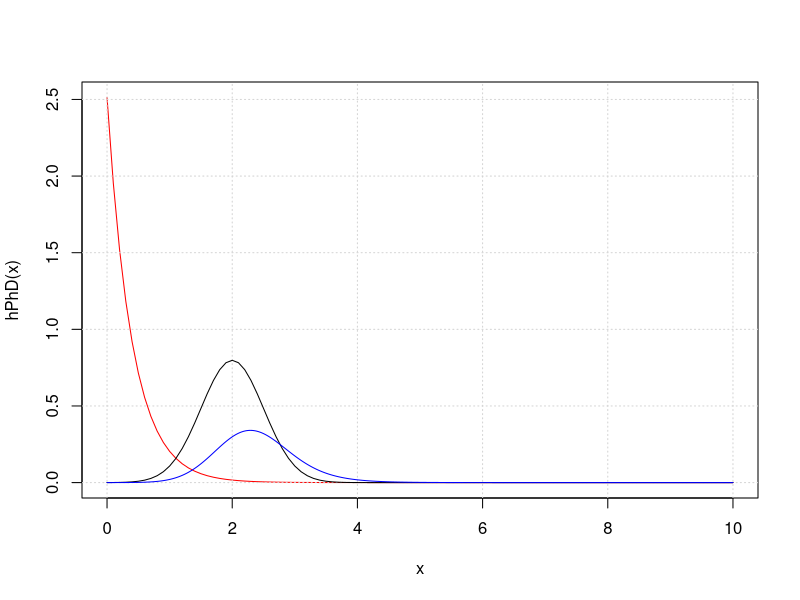

Reproduce this figure in R. (Note: this script raises an error after producing the figure.)
# Photodetector_Response_Deconvolution_with_Tikhonov_regularisaton_v1.R

#
# 
# 
#
#
#
#
##########

rm(list=ls())

# Paramètres

f_3dB<- 400e6 # Bande passante à -3dB : tau*2*pi*f_3dB=1
tau <- 1/(2*pi*f_3dB)/1e-9# Constante de temps système du premier ordre (ns)

# Noyau de convolution : Réponse impulsionnelle photodiode
hPhD <- Vectorize(function(t) if (t<0) return(0) else 1/tau*exp(-t/tau),"t")

Kernel <- function(x,y) h*hPhD(x-y) # Noyau de la convolution 

N <- 501 # Nombre de points
h <- 1/(N-1) # pas
tmin <- 0; tmax <- 10
T <- seq(tmin,tmax,len=N)

# Opérateur discrétisé : Matrice A[i,j] 
A <- outer(T, T, Kernel)# dim(A) : matrice N x N

# Signal optique (qu'il faudra retrouver )
# Impulsion gaussienne
fopt <- Vectorize(function(t,p) p[1]*dnorm(t,p[2],p[3]) ,"t")#+ fopt2(t)

p0<-c(1, 2, 0.5)# c(amplitude, position centrale, écart-type)
curve(hPhD,tmin,tmax,col="red");grid() # réponse impulsionnelle
curve(fopt(x,p=p0),add=TRUE,tmin,tmax) # Impulsion optique

f<- fopt(T,p=p0) # Signal optique 

# Signal du photodétecteur
g0<- convolve(hPhD(T),rev(f),type="open")/N # ? convolve 
g <- g0[1:N]# Signal mesuré length(g0) =1001

lines(T,g*5, col="blue")

svdA <- svd(A)

# Matrices of the SVD decomposition
D <- diag(svdA$d)	# svdA$d : singular values # object.size(D)
U <- svdA$u		# svdY$u : U matrix	# object.size(U)
V <- svdA$v		# svdY$v : V matrix

# plot of singular values of the SVD decomposition,
# in order to appreciate the significant singular values
#
#windows()
#plot(svdA$d[svdA$d>svdA$d[1]/1e6],main=paste("j=",j),xlim=c(0,40),log="y")

windows()
plot(svdA$d,main=paste("j="),log="y",ylim=c(min(svdA$d)/1000,max(svdA$d)))
noise <- 0.2e-3
error <- rnorm(length(g),0,noise)
points(abs(t(U)%*%error), col="red")
abline(h=sd(abs(t(U)%*%error)))
alpha<- 25*sd(abs(t(U)%*%error))
abline(h=alpha); locator(1)$y
dev.off()

Ylim <- c(-0.1,1.1)
# Filtre
Psi <-  diag(svdA$d/(svdA$d^2+alpha^2))	

TitrePlot <- bquote(paste("Paramètre de régularisation : ", alpha==.(alpha)))
plot(T,f,type="l",main=TitrePlot,ylim=Ylim) #; lines(T,g, col="blue")

error <- rnorm(length(g),0,noise) # bruit gaussien
g1 <- g + error
fa <- V%*%Psi%*%t(U)%*%g1# Signal reconstitué

lines(T,g1*10, col="blue")
lines(T,fa, col="red")





